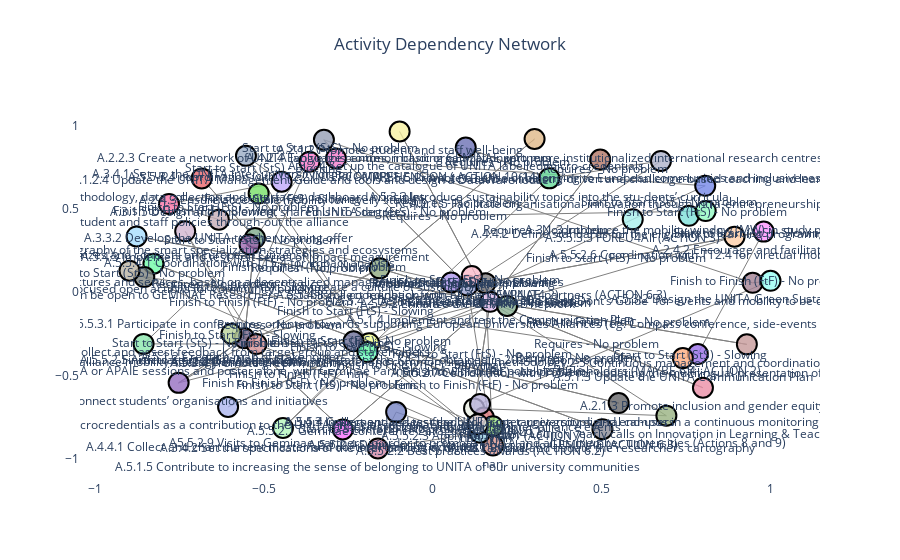

The notebook cell this image was saved under:
### Markdown cell above
### Dependency Network Graph

### Code cell
# Create a directed graph
G = nx.DiGraph()

# Add nodes and edges based on dependencies data
for _, row in dependencies_df.iterrows():
    G.add_edge(row['Activity A'], row['Activity B'], 
               type=row['Type of dependency'], 
               status=row['Dependency status'],
               comment=row['Comment'])

# Create a Plotly layout for the graph
pos = nx.spring_layout(G, seed=42)  # Layout for positioning nodes

# Extract node positions
node_x = [pos[node][0] for node in G.nodes()]
node_y = [pos[node][1] for node in G.nodes()]

# Create edges (with their positions)
edge_x = []
edge_y = []
edge_labels = {}
for edge in G.edges():
    x0, y0 = pos[edge[0]]
    x1, y1 = pos[edge[1]]
    edge_x.append(x0)
    edge_x.append(x1)
    edge_y.append(y0)
    edge_y.append(y1)
    edge_labels[(edge[0], edge[1])] = f"{G[edge[0]][edge[1]]['type']} - {G[edge[0]][edge[1]]['status']}"

# Create Plotly figure for network
fig = go.Figure()

# Assign random colors to nodes based on task/activity (optional enhancement)
task_colors = {task: f'rgba({random.randint(100, 255)}, {random.randint(100, 255)}, {random.randint(100, 255)}, 0.8)' for task in G.nodes()}
node_color = [task_colors[node] for node in G.nodes()]

# Add edges to the plot
fig.add_trace(go.Scatter(x=edge_x, y=edge_y,
                         line=dict(width=1, color='gray'),
                         hoverinfo='text',
                         mode='lines'))

# Add nodes to the plot
fig.add_trace(go.Scatter(x=node_x, y=node_y,
                         mode='markers+text',
                         hoverinfo='text',
                         text=[node for node in G.nodes()],  # Show full activity names in tooltips
                         textposition='bottom center',
                         marker=dict(color=node_color, size=20, line=dict(width=2, color='black'))))

# Add edge labels with dependency type and status
for edge, label in edge_labels.items():
    x0, y0 = pos[edge[0]]
    x1, y1 = pos[edge[1]]
    fig.add_trace(go.Scatter(x=[(x0 + x1) / 2], y=[(y0 + y1) / 2],
                             mode='text',
                             text=[label],
                             showlegend=False))

# Set layout options for interactivity
fig.update_layout(
    title="Activity Dependency Network",
    title_x=0.5,
    showlegend=False,
    hovermode="closest",
    xaxis=dict(showgrid=False, zeroline=False),
    yaxis=dict(showgrid=False, zeroline=False),
    plot_bgcolor="white",
)

# Display the interactive plot
fig.show()

### Figure 1 — Plotly figure (JSON) as saved in the notebook; plotly's stock layout.template omitted (floating-point values rounded to 4 significant figures)
{"data": [{"hoverinfo": "text", "line": {"color": "gray", "width": 1}, "mode": "lines", "type": "scatter", "x": [0.7584, 0.8081, -0.6327, -0.7803, -0.4468, -0.5524, -0.1882, -0.6054, -0.1882, -0.5149, -0.1882, 0.5506, -0.1882, 0.5026, -0.1882, -0.8263, -0.1882, -0.443, 0.3454, 0.09807, 0.3454, 0.6758, 0.1029, -0.557, 0.1029, -0.3217, 0.1029, 0.9799, 0.1029, 0.1786, -0.557, -0.2658, -0.557, -0.7517, -0.557, -0.7323, -0.5213, -0.1882, -0.5213, -0.8555, -0.5258, -0.6834, -0.5258, -0.557, -0.5258, -0.3644, -0.5954, -0.557, -0.1568, 0.1701, -0.1568, 0.3018, -0.1568, -0.7517, 0.1701, -0.2658, 0.1701, 0.93, 0.1701, 0.1227, 0.1701, -0.09767, 0.1701, 0.8001, 0.1701, -0.8762, 0.1701, 0.496, 0.1701, 0.6918, 0.1227, 0.1786, -0.1079, -0.1618, 0.1402, 0.1786, 0.1517, 0.1786, 0.1786, 0.1786, -0.2339, -0.1882, 0.8935, 0.9799, 0.7849, 0.7406, -0.8534, -0.8971, 0.1333, 0.1786, 0.1563, 0.1029, 0.2204, 0.1701, -0.1928, -0.1882, 0.5923, 0.8067, -0.2861, -0.3217, 0.9472, 1, 0.1404, 0.1786, -0.5418, -0.5258, 0.05521, 0.1029, 0.116, 0.1029], "y": [0.4576, 0.4863, 0.4348, 0.5289, 0.662, 0.8179, -0.3069, -0.6887, -0.3069, 0.5923, -0.3069, -0.6658, -0.3069, -0.8226, -0.3069, 0.1706, -0.3069, -0.8155, 0.6823, 0.8672, 0.6823, 0.7871, 0.03919, -0.2772, 0.03919, 0.9134, 0.03919, 0.363, 0.03919, -0.92, -0.2772, -0.8242, -0.2772, -0.5447, -0.2772, 0.3648, -0.312, -0.3069, -0.312, -0.3108, 0.3246, 0.6822, 0.3246, -0.2772, 0.3246, 0.7819, -0.2503, -0.2772, 0.1423, -0.05816, 0.1423, 0.9185, 0.1423, -0.5447, -0.05816, -0.8242, -0.05816, -0.3136, -0.05816, -0.6979, -0.05816, 0.9636, -0.05816, -0.5739, -0.05816, 0.3339, -0.05816, 0.7953, -0.05816, -0.7418, -0.6979, -0.92, -0.7201, -0.9384, -0.8433, -0.92, -0.7526, -0.92, -0.8051, -0.92, -0.2955, -0.3069, 0.3323, 0.363, -0.3718, -0.3961, 0.0913, 0.1286, -0.7927, -0.92, 0.05366, 0.03919, -0.08323, -0.05816, -0.36, -0.3069, 0.4365, 0.6377, 0.8015, 0.9134, 0.05557, 0.06766, -0.671, -0.92, 0.2856, 0.3246, 0.05748, 0.03919, 0.09611, 0.03919]}, {"hoverinfo": "text", "marker": {"color": ["rgba(125, 225, 217, 0.8)", "rgba(146, 249, 193, 0.8)", "rgba(198, 173, 182, 0.8)", "rgba(247, 115, 165, 0.8)", "rgba(191, 168, 249, 0.8)", "rgba(154, 171, 196, 0.8)", "rgba(241, 253, 143, 0.8)", "rgba(172, 181, 237, 0.8)", "rgba(119, 222, 103, 0.8)", "rgba(100, 100, 103, 0.8)", "rgba(137, 138, 149, 0.8)", "rgba(101, 216, 153, 0.8)", "rgba(107, 112, 180, 0.8)", "rgba(112, 250, 169, 0.8)", "rgba(156, 162, 206, 0.8)", "rgba(117, 101, 135, 0.8)", "rgba(149, 158, 180, 0.8)", "rgba(255, 149, 254, 0.8)", "rgba(180, 246, 187, 0.8)", "rgba(214, 146, 150, 0.8)", "rgba(126, 170, 140, 0.8)", "rgba(232, 101, 107, 0.8)", "rgba(254, 122, 203, 0.8)", "rgba(185, 210, 153, 0.8)", "rgba(143, 169, 127, 0.8)", "rgba(229, 193, 240, 0.8)", "rgba(174, 178, 201, 0.8)", "rgba(222, 184, 136, 0.8)", "rgba(150, 111, 192, 0.8)", "rgba(139, 231, 172, 0.8)", "rgba(246, 111, 250, 0.8)", "rgba(199, 154, 154, 0.8)", "rgba(210, 181, 208, 0.8)", "rgba(234, 237, 226, 0.8)", "rgba(248, 241, 161, 0.8)", "rgba(234, 143, 166, 0.8)", "rgba(166, 221, 254, 0.8)", "rgba(176, 116, 100, 0.8)", "rgba(152, 177, 129, 0.8)", "rgba(218, 150, 143, 0.8)", "rgba(118, 131, 195, 0.8)", "rgba(213, 137, 168, 0.8)", "rgba(160, 210, 230, 0.8)", "rgba(219, 117, 122, 0.8)", "rgba(155, 221, 129, 0.8)", "rgba(108, 110, 150, 0.8)", "rgba(255, 206, 168, 0.8)", "rgba(153, 110, 232, 0.8)", "rgba(254, 173, 127, 0.8)", "rgba(126, 133, 128, 0.8)", "rgba(186, 179, 162, 0.8)", "rgba(230, 227, 231, 0.8)", "rgba(125, 123, 124, 0.8)", "rgba(138, 175, 146, 0.8)", "rgba(104, 249, 184, 0.8)", "rgba(167, 239, 236, 0.8)", "rgba(116, 135, 231, 0.8)", "rgba(246, 125, 206, 0.8)", "rgba(163, 129, 146, 0.8)", "rgba(152, 255, 244, 0.8)", "rgba(184, 177, 219, 0.8)", "rgba(156, 104, 175, 0.8)", "rgba(172, 149, 234, 0.8)", "rgba(251, 186, 201, 0.8)"], "line": {"color": "black", "width": 2}, "size": 20}, "mode": "markers+text", "text": ["A.4.4.2 Define standards for the eligibility of learning programmes for the UGS", "A.3.1.3 Introduce the mobility window (MW) in study programmes", "A.3.3.2 Develop the UNITA teacher training offer", "A.2.1.1 Outline student and staff policies through-out the alliance", "A.2.4.3 Ensure accessible mobility for every student", "A.3.4.1 Set up the UNITA inter-university digital campus", "A.5.2.2 Define the economic model and common financial methodology", "A.3.2.5 Use microcredentials as a contribution to the UNITA financial sustainability", "A.3.1.5 Design and implement shared UNITA degrees", "A.3.4.3 Implement and test the UNITA inter-university digi-tal campus in a continuous monitoring and follow-up approach", "A.4.2.1 Evolve and update the researchers cartography", "A.5.3.3 Introduce sustainability topics into the stu-dents’ curricula", "A.3.2.4 Set up the catalogue of UNITA labelled micro-credentials", "A.4.3.2 Consolidate the model for sharing research infrastructures and services, based on a decentralized management and Open Data approaches", "A.5.5.2 Enhance the GEMINAE network", "A.5.1.2 Create a map of stakeholders", "A.2.2.3 Create a network of UNITA language centres, including GEMINAE partners", "A.2.4.2 Encourage and facilitate mobility", "A.4.4.1 Collect and chart current master and doctoral training activities", "A.5.3.4 Promote green mobility", "A.5.4.3 Implement and test first series of impact measurement", "A.5.4.2 Design methodology, data collection and interfaces dashboard principles", "A.1.2.4 Update the UNITA Management Guide and tools and design a DataWarehouse", "A.5.4.4 Collect and assest feedback from target group and stakeholders", "A.5.3.5 Create a culture of sustainability", "A.5.1.4 Implement and test the Communication Plan", "A.4.1.3 Build an industry-driven and challenge-based teaching and learning network", "A.4.2.4 Evolve this common basic organization into more institutionalized international research centres", "A.2.1.6 Connect students’ organisations and initiatives", "A.2.4.1 Define an alliance mobility strategy and action plan", "A.3.4.2 Set the specifications of the inter-university digital campus", "A.1.2.5 Continuous management and coordination of the tasks activities", "A.4.1.1 Chart the cartography of the smart specialization strategies and ecosystems", "A.5.5.3 Participate and organize inter-alliance events", "A.2.1.2 Promote student and staff well-being", "A.2.1.3 Promote inclusion and gender equity", "A.2.5.3 Set up UNITA prizes and contests on European Citizenship", "A.2.5.5 Promote a sense of belonging to European communities and inclusiveness", "A.3.3.4 Launch yearly calls on Innovation in Learning & Teaching", "nan", "A.5.5.2.1 Geminae conference Zaragoza (ACTION 6.1)", "A.5.1.5 Contribute to increasing the sense of belonging to UNITA of our university communities", "A.5.5.2.2 Best practices awards (ACTION 6.2)", "A.5.5.2.3 Apply for KA171 (ACTION 7)", "A.5.5.2.4 Define criteria for membership to GEMINAE (ACTION 6.3)", "A.5.5.2.5 Articulate mobilities of students and staff of the KA 171 obtained in 2024 (Actions 8 and 9)", "A.5.5.2.6 Coordination with TT2.4 for viretual mobility  (ACTION 6.4)", "A.5.5.2.7 Coordination with TT5.1 for updating the multilingual presentation of GEMINAE network  (ACTION 6.3)", "A.5.1.3 Update the UNITA Communication Plan", "A.5.5.2.8 Evaluate whether the Matching Events on research can be open to GEMINAE Researchers- establish a coordination with T2.3 and WP4 (T4.2)", "A.2.3.2 Implement Task-focused open actions for community building", "A5.5.2.9 Visits to Geminae partners in order to promote UNITA and all its member universities (Actions 8 and 9)", "A5.5.2.10 Geminae network extension", "A.5.5.3.1 Participate in conferences oriented towards supporting European Universities Alliances (eg. Compass conference, side-events to the EAIE) (ACTION 1)", "A.5.5.3.2 EAIE, NAFSA or APAIE sessions and poster alone, with Geminae Partners and with other possible stakeholders (MAYBE 6.4- ACTION 2), ", "A.5.5.3.3 FOREU4All (ACTION 3)", "A.2.1.5 Facilitate organisational innovation through intra-entrepreneurship and management development", "A.5.5.3.4 coordination with TT2.2 INTERCOMPREHENSION ( ACTION 10-14) ", "A.5.5.3.5 Elaborate a “Do’s and Dont’s Guide” for events and mobility to be disseminated between students and academic staff", "A.5.3.2 Design the UNITA Green Sustainability Action Plan", "A.5.5.4 Collect and assess feedback from target groups and end-users", "A.5.5.4.1 Coordination with TT5.4 for impact analysis", "A.5.5.4.2 Define target groups and end-users", "A.5.5.4.3 collect feedback from all the GEMINAE partners (ACTION 6.3)"], "textposition": "bottom center", "type": "scatter", "x": [0.7584, 0.8081, -0.6327, -0.7803, -0.4468, -0.5524, -0.1882, -0.6054, -0.5149, 0.5506, 0.5026, 0.3454, 0.09807, -0.8263, 0.1029, -0.557, -0.3217, 0.9799, -0.443, -0.5213, -0.5258, -0.6834, -0.3644, -0.5954, -0.1568, 0.1701, 0.6758, 0.3018, -0.7517, -0.8555, -0.2658, 0.93, -0.7323, 0.1227, -0.09767, 0.8001, -0.8762, 0.496, 0.6918, 0.1786, -0.1079, -0.1618, 0.1402, 0.1517, 0.1786, -0.2339, 0.8935, 0.7849, 0.7406, -0.8534, -0.8971, 0.1333, 0.1563, 0.2204, -0.1928, 0.5923, 0.8067, -0.2861, 0.9472, 1, 0.1404, -0.5418, 0.05521, 0.116], "y": [0.4576, 0.4863, 0.4348, 0.5289, 0.662, 0.8179, -0.3069, -0.6887, 0.5923, -0.6658, -0.8226, 0.6823, 0.8672, 0.1706, 0.03919, -0.2772, 0.9134, 0.363, -0.8155, -0.312, 0.3246, 0.6822, 0.7819, -0.2503, 0.1423, -0.05816, 0.7871, 0.9185, -0.5447, -0.3108, -0.8242, -0.3136, 0.3648, -0.6979, 0.9636, -0.5739, 0.3339, 0.7953, -0.7418, -0.92, -0.7201, -0.9384, -0.8433, -0.7526, -0.8051, -0.2955, 0.3323, -0.3718, -0.3961, 0.0913, 0.1286, -0.7927, 0.05366, -0.08323, -0.36, 0.4365, 0.6377, 0.8015, 0.05557, 0.06766, -0.671, 0.2856, 0.05748, 0.09611]}, {"mode": "text", "showlegend": false, "text": ["Finish to Start (FtS) - No problem"], "type": "scatter", "x": [0.7833], "y": [0.4719]}, {"mode": "text", "showlegend": false, "text": ["Finish to Finish (FtF) - Slowing"], "type": "scatter", "x": [-0.7065], "y": [0.4819]}, {"mode": "text", "showlegend": false, "text": ["Start to Start (StS) - Blocking"], "type": "scatter", "x": [-0.4996], "y": [0.74]}, {"mode": "text", "showlegend": false, "text": ["Finish to Finish (FtF) - nan"], "type": "scatter", "x": [-0.3968], "y": [-0.4978]}, {"mode": "text", "showlegend": false, "text": ["Finish to Finish (FtF) - No problem"], "type": "scatter", "x": [-0.3516], "y": [0.1427]}, {"mode": "text", "showlegend": false, "text": ["Finish to Finish (FtF) - No problem"], "type": "scatter", "x": [0.1812], "y": [-0.4864]}, {"mode": "text", "showlegend": false, "text": ["Finish to Finish (FtF) - No problem"], "type": "scatter", "x": [0.1572], "y": [-0.5648]}, {"mode": "text", "showlegend": false, "text": ["Finish to Finish (FtF) - No problem"], "type": "scatter", "x": [-0.5073], "y": [-0.06816]}, {"mode": "text", "showlegend": false, "text": ["Finish to Start (FtS) - No problem"], "type": "scatter", "x": [-0.3156], "y": [-0.5612]}, {"mode": "text", "showlegend": false, "text": ["Requires - No problem"], "type": "scatter", "x": [0.2217], "y": [0.7748]}, {"mode": "text", "showlegend": false, "text": ["Requires - No problem"], "type": "scatter", "x": [0.5106], "y": [0.7347]}, {"mode": "text", "showlegend": false, "text": ["Finish to Start (FtS) - Slowing"], "type": "scatter", "x": [-0.227], "y": [-0.119]}, {"mode": "text", "showlegend": false, "text": ["Finish to Start (FtS) - No problem"], "type": "scatter", "x": [-0.1094], "y": [0.4763]}, {"mode": "text", "showlegend": false, "text": ["Finish to Start (FtS) - No problem"], "type": "scatter", "x": [0.5414], "y": [0.2011]}, {"mode": "text", "showlegend": false, "text": ["nan - nan"], "type": "scatter", "x": [0.1407], "y": [-0.4404]}, {"mode": "text", "showlegend": false, "text": ["Finish to Finish (FtF) - No problem"], "type": "scatter", "x": [-0.4114], "y": [-0.5507]}, {"mode": "text", "showlegend": false, "text": ["Finish to Start (FtS) - No problem"], "type": "scatter", "x": [-0.6544], "y": [-0.4109]}, {"mode": "text", "showlegend": false, "text": ["Requires - No problem"], "type": "scatter", "x": [-0.6447], "y": [0.04378]}, {"mode": "text", "showlegend": false, "text": ["Finish to Start (FtS) - Slowing"], "type": "scatter", "x": [-0.3548], "y": [-0.3094]}, {"mode": "text", "showlegend": false, "text": ["Start to Start (StS) - No problem"], "type": "scatter", "x": [-0.6884], "y": [-0.3114]}, {"mode": "text", "showlegend": false, "text": ["Finish to Start (FtS) - No problem"], "type": "scatter", "x": [-0.6046], "y": [0.5034]}, {"mode": "text", "showlegend": false, "text": ["Finish to Start (FtS) - Slowing"], "type": "scatter", "x": [-0.5414], "y": [0.02368]}, {"mode": "text", "showlegend": false, "text": ["Finish to Start (FtS) - Slowing"], "type": "scatter", "x": [-0.4451], "y": [0.5532]}, {"mode": "text", "showlegend": false, "text": ["Finish to Start (FtS) - Slowing"], "type": "scatter", "x": [-0.5762], "y": [-0.2637]}, {"mode": "text", "showlegend": false, "text": ["Requires - No problem"], "type": "scatter", "x": [0.006606], "y": [0.04209]}, {"mode": "text", "showlegend": false, "text": ["Requires - No problem"], "type": "scatter", "x": [0.07246], "y": [0.5304]}, {"mode": "text", "showlegend": false, "text": ["Requires - No problem"], "type": "scatter", "x": [-0.4543], "y": [-0.2012]}, {"mode": "text", "showlegend": false, "text": ["Finish to Finish (FtF) - Slowing"], "type": "scatter", "x": [-0.04789], "y": [-0.4412]}, {"mode": "text", "showlegend": false, "text": ["Finish to Finish (FtF) - No problem"], "type": "scatter", "x": [0.55], "y": [-0.1859]}, {"mode": "text", "showlegend": false, "text": ["Finish to Start (FtS) - No problem"], "type": "scatter", "x": [0.1464], "y": [-0.378]}, {"mode": "text", "showlegend": false, "text": ["Requires - No problem"], "type": "scatter", "x": [0.03619], "y": [0.4527]}, {"mode": "text", "showlegend": false, "text": ["Requires - No problem"], "type": "scatter", "x": [0.4851], "y": [-0.316]}, {"mode": "text", "showlegend": false, "text": ["Requires - No problem"], "type": "scatter", "x": [-0.3531], "y": [0.1379]}, {"mode": "text", "showlegend": false, "text": ["Requires - No problem"], "type": "scatter", "x": [0.333], "y": [0.3686]}, {"mode": "text", "showlegend": false, "text": ["Requires - No problem"], "type": "scatter", "x": [0.4309], "y": [-0.4]}, {"mode": "text", "showlegend": false, "text": ["nan - nan"], "type": "scatter", "x": [0.1506], "y": [-0.8089]}, {"mode": "text", "showlegend": false, "text": ["Start to Start (StS) - No problem"], "type": "scatter", "x": [-0.1349], "y": [-0.8293]}, {"mode": "text", "showlegend": false, "text": ["nan - nan"], "type": "scatter", "x": [0.1594], "y": [-0.8816]}, {"mode": "text", "showlegend": false, "text": ["nan - nan"], "type": "scatter", "x": [0.1651], "y": [-0.8363]}, {"mode": "text", "showlegend": false, "text": ["nan - nan"], "type": "scatter", "x": [0.1786], "y": [-0.8626]}, {"mode": "text", "showlegend": false, "text": ["Finish to Start (FtS) - No problem"], "type": "scatter", "x": [-0.2111], "y": [-0.3012]}, {"mode": "text", "showlegend": false, "text": ["Start to Start (StS) - Slowing"], "type": "scatter", "x": [0.9367], "y": [0.3476]}, {"mode": "text", "showlegend": false, "text": ["Start to Start (StS) - Slowing"], "type": "scatter", "x": [0.7628], "y": [-0.3839]}, {"mode": "text", "showlegend": false, "text": ["Start to Start (StS) - No problem"], "type": "scatter", "x": [-0.8753], "y": [0.1099]}, {"mode": "text", "showlegend": false, "text": ["nan - nan"], "type": "scatter", "x": [0.156], "y": [-0.8563]}, {"mode": "text", "showlegend": false, "text": ["Finish to Start (FtS) - Slowing"], "type": "scatter", "x": [0.1296], "y": [0.04643]}, {"mode": "text", "showlegend": false, "text": ["Finish to Finish (FtF) - No problem"], "type": "scatter", "x": [0.1952], "y": [-0.0707]}, {"mode": "text", "showlegend": false, "text": ["Finish to Start (FtS) - Slowing"], "type": "scatter", "x": [-0.1905], "y": [-0.3334]}, {"mode": "text", "showlegend": false, "text": ["Start to Start (StS) - No problem"], "type": "scatter", "x": [0.6995], "y": [0.5371]}, {"mode": "text", "showlegend": false, "text": ["Start to Start (StS) - No problem"], "type": "scatter", "x": [-0.3039], "y": [0.8575]}, {"mode": "text", "showlegend": false, "text": ["Finish to Finish (FtF) - No problem"], "type": "scatter", "x": [0.9736], "y": [0.06162]}, {"mode": "text", "showlegend": false, "text": ["nan - nan"], "type": "scatter", "x": [0.1595], "y": [-0.7955]}, {"mode": "text", "showlegend": false, "text": ["Start to Start (StS) - No problem"], "type": "scatter", "x": [-0.5338], "y": [0.3051]}, {"mode": "text", "showlegend": false, "text": ["Finish to Start (FtS) - No problem"], "type": "scatter", "x": [0.07906], "y": [0.04833]}, {"mode": "text", "showlegend": false, "text": ["Finish to Start (FtS) - No problem"], "type": "scatter", "x": [0.1095], "y": [0.06765]}], "layout": {"hovermode": "closest", "plot_bgcolor": "white", "showlegend": false, "title": {"text": "Activity Dependency Network", "x": 0.5}, "xaxis": {"showgrid": false, "zeroline": false}, "yaxis": {"showgrid": false, "zeroline": false}}}
